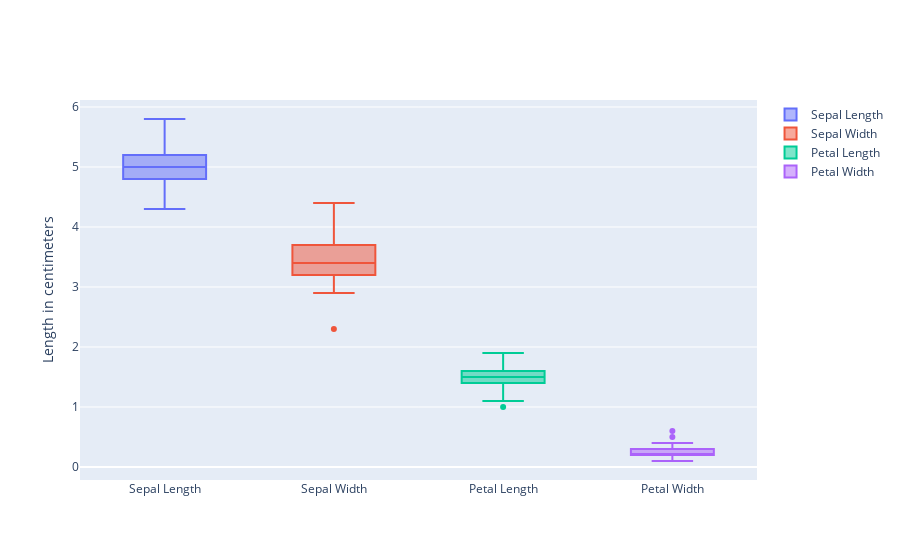

The notebook cell this image was saved under:
### Markdown cell above
My last test looking at the normality of the iris data comes in the way of looking at p-values of two sample Kolmogorov-Smirnov tests. With this, I compared the distributions of  each parameter (sepal length, sepal width, etc) to random variables from distributions with means and variances composed their MLE estimations. When I ran the tests, I got the p-values above. 

The two-sample Kolmogorov-Smirnov test's null hypothesis is that the two distributions are identical, or F(x) = G(x) for all x. With this in mind, we have little to no evidence to refute the null hypothesis for sepal length and width. Again, the p-value associated with petal length is lower compared to it's sepal length and width counterparts, but its well within a 95% confidence level. Lastly, we can see that p-value associated with petal width is very low, showing strong evidence to reject the null hypothesis. 

The two-sample KS test may not be a bullet proof test in terms of general univariate normality. My reasoning for this is just because petal width's distribution isn't identical to N(0.246, 0.010884), doesn't mean that we couldn't find different $\mu$ and $\sigma^2$ such that we fail to reject the null hypothesis of a two-sample KS test. Though, with the previous evidence from the Shapiro-Wilk test as well as the Normal Quantile-Quantile plots, I am confident in saying that the petal-width values of the first 50 values of the iris data is not from Normal distribution. 

Moving forward, I would look to do some sort of transformation with the petal width and maybe even petal length for testing purposes.

### Code cell
x1 = np.array(iris50_array[:,0])
x2 = iris50_array[:,1]
x3 = iris50_array[:,2]
x4 = iris50_array[:,3]
fig = go.Figure()
fig.add_trace(go.Box(
    y = iris50['sepal length (cm)'],
    name = 'Sepal Length'
))
fig.add_trace(go.Box(
    y = iris50['sepal width (cm)'],
    name = 'Sepal Width'
))
fig.add_trace(go.Box(
    y = iris50['petal length (cm)'],
    name = 'Petal Length'
))
fig.add_trace(go.Box(
    y = iris50['petal width (cm)'],
    name = 'Petal Width'
))
fig.update_layout(
    yaxis_title='Length in centimeters')

### Figure 1 — Plotly figure (JSON) as saved in the notebook; plotly's stock layout.template omitted (floating-point values rounded to 4 significant figures)
{"data": [{"name": "Sepal Length", "type": "box", "y": [5.1, 4.9, 4.7, 4.6, 5, 5.4, 4.6, 5, 4.4, 4.9, 5.4, 4.8, 4.8, 4.3, 5.8, 5.7, 5.4, 5.1, 5.7, 5.1, 5.4, 5.1, 4.6, 5.1, 4.8, 5, 5, 5.2, 5.2, 4.7, 4.8, 5.4, 5.2, 5.5, 4.9, 5, 5.5, 4.9, 4.4, 5.1, 5, 4.5, 4.4, 5, 5.1, 4.8, 5.1, 4.6, 5.3, 5]}, {"name": "Sepal Width", "type": "box", "y": [3.5, 3, 3.2, 3.1, 3.6, 3.9, 3.4, 3.4, 2.9, 3.1, 3.7, 3.4, 3, 3, 4, 4.4, 3.9, 3.5, 3.8, 3.8, 3.4, 3.7, 3.6, 3.3, 3.4, 3, 3.4, 3.5, 3.4, 3.2, 3.1, 3.4, 4.1, 4.2, 3.1, 3.2, 3.5, 3.6, 3, 3.4, 3.5, 2.3, 3.2, 3.5, 3.8, 3, 3.8, 3.2, 3.7, 3.3]}, {"name": "Petal Length", "type": "box", "y": [1.4, 1.4, 1.3, 1.5, 1.4, 1.7, 1.4, 1.5, 1.4, 1.5, 1.5, 1.6, 1.4, 1.1, 1.2, 1.5, 1.3, 1.4, 1.7, 1.5, 1.7, 1.5, 1, 1.7, 1.9, 1.6, 1.6, 1.5, 1.4, 1.6, 1.6, 1.5, 1.5, 1.4, 1.5, 1.2, 1.3, 1.4, 1.3, 1.5, 1.3, 1.3, 1.3, 1.6, 1.9, 1.4, 1.6, 1.4, 1.5, 1.4]}, {"name": "Petal Width", "type": "box", "y": [0.2, 0.2, 0.2, 0.2, 0.2, 0.4, 0.3, 0.2, 0.2, 0.1, 0.2, 0.2, 0.1, 0.1, 0.2, 0.4, 0.4, 0.3, 0.3, 0.3, 0.2, 0.4, 0.2, 0.5, 0.2, 0.2, 0.4, 0.2, 0.2, 0.2, 0.2, 0.4, 0.1, 0.2, 0.2, 0.2, 0.2, 0.1, 0.2, 0.2, 0.3, 0.3, 0.2, 0.6, 0.4, 0.3, 0.2, 0.2, 0.2, 0.2]}], "layout": {"yaxis": {"title": {"text": "Length in centimeters"}}}}
